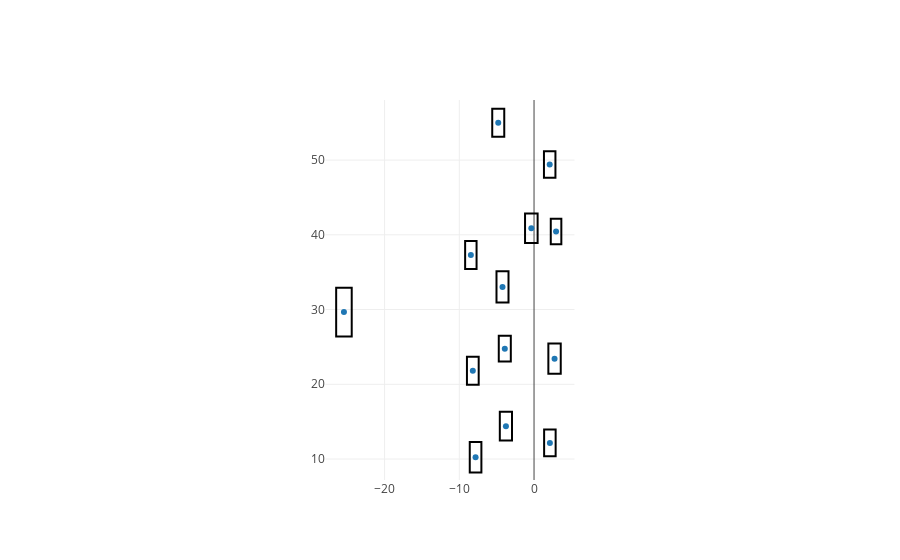

The code cell stored with this chart in its notebook:
### Code cell
df_0 = df.loc[(df.frame==0) & (df.height>0), :].reset_index(drop=True)
ply.iplot(dict(
    data=[go.Scatter(dict(
        x=df_0.loc_x,
        y=df_0.loc_z,
        mode="markers"
    
    ))],
    
    layout = dict(
        shapes=[dict(
                type="rect",
                x0=df_0.loc[i, "loc_x"] - df_0.loc[i, "width"] / 2,
                y0=df_0.loc[i, "loc_z"] - df_0.loc[i, "length"] / 2,
                x1=df_0.loc[i, "loc_x"] + df_0.loc[i, "width"] / 2,
                y1=df_0.loc[i, "loc_z"] + df_0.loc[i, "length"] / 2,
#                 goo1=1
                
            ) for i in range(len(df_0))],
        
        xaxis=dict(constrain="domain"),
        yaxis=dict(scaleanchor="x")
    
    )

))

### Figure 1 — Plotly figure (JSON) as saved in the notebook; plotly's stock layout.template omitted (floating-point values rounded to 4 significant figures)
{"data": [{"mode": "markers", "type": "scatter", "uid": "4adadc4e-5721-4e76-9415-28f132f0a936", "x": [2.12, -7.823, -8.192, -3.764, -3.914, 2.744, -4.22, -8.455, -4.79, -0.3621, 2.946, 2.095, -25.44], "y": [12.15, 10.24, 21.81, 14.4, 24.77, 23.43, 33.03, 37.31, 55.0, 40.88, 40.45, 49.41, 29.66]}], "layout": {"shapes": [{"type": "rect", "x0": 1.349, "x1": 2.891, "y0": 10.38, "y1": 13.93}, {"type": "rect", "x0": -8.602, "x1": -7.044, "y0": 8.188, "y1": 12.29}, {"type": "rect", "x0": -8.978, "x1": -7.406, "y0": 19.95, "y1": 23.67}, {"type": "rect", "x0": -4.579, "x1": -2.948, "y0": 12.49, "y1": 16.31}, {"type": "rect", "x0": -4.719, "x1": -3.108, "y0": 23.06, "y1": 26.48}, {"type": "rect", "x0": 1.915, "x1": 3.574, "y0": 21.41, "y1": 25.45}, {"type": "rect", "x0": -5.024, "x1": -3.417, "y0": 30.95, "y1": 35.11}, {"type": "rect", "x0": -9.22, "x1": -7.691, "y0": 35.44, "y1": 39.18}, {"type": "rect", "x0": -5.593, "x1": -3.986, "y0": 53.12, "y1": 56.87}, {"type": "rect", "x0": -1.204, "x1": 0.4799, "y0": 38.9, "y1": 42.85}, {"type": "rect", "x0": 2.239, "x1": 3.652, "y0": 38.74, "y1": 42.16}, {"type": "rect", "x0": 1.327, "x1": 2.862, "y0": 47.62, "y1": 51.19}, {"type": "rect", "x0": -26.48, "x1": -24.39, "y0": 26.41, "y1": 32.91}], "xaxis": {"constrain": "domain"}, "yaxis": {"scaleanchor": "x"}}}
